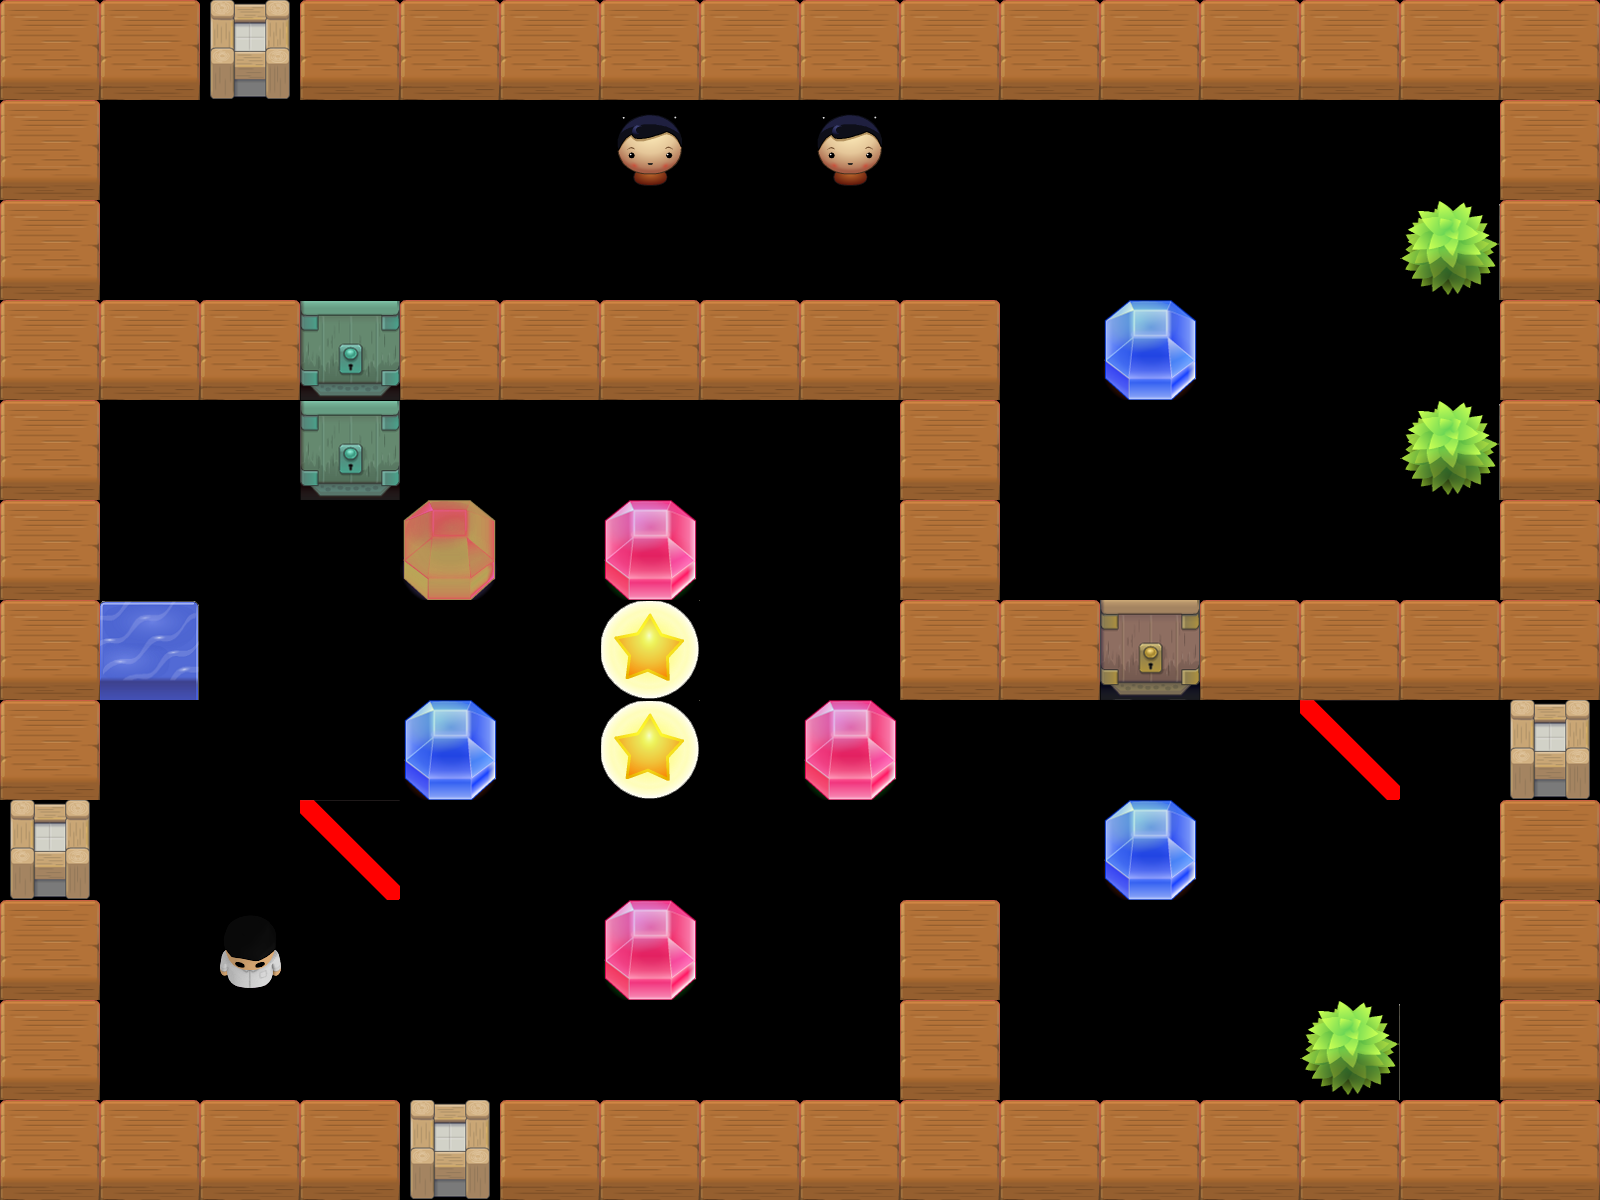

Below is a game level as drawn by its tile map, then a one-line description and the .tmx file that defines it, in full:
An orthogonal 16x12 tile map with 100x100 px tiles, 1 tile layer (Tile Layer 1).

<map version="1.0" orientation="orthogonal" width="16" height="12" tilewidth="100" tileheight="100">
 <properties>
  <property name="0, 3" value="1, 0" />
  <property name="13, 4" value="Inverse" />
  <property name="15, 4" value="-1, 0" />
  <property name="4, 0" value="0, 1" />
  <property name="6, 4" value="3, 7" />
  <property name="6, 5" value="3, 8" />
 </properties>
 <tileset firstgid="1" name="tileset" tilewidth="100" tileheight="100">
  <image source="../../Dev/tileset.png" width="500" height="500" />
 </tileset>
 <layer name="Tile Layer 1" width="16" height="12">
  <data encoding="csv">
21,21,16,21,21,21,21,21,21,21,21,21,21,21,21,21,
21,0,0,0,0,0,7,0,7,0,0,0,0,0,0,21,
21,0,0,0,0,0,0,0,0,0,0,0,0,0,8,21,
21,21,21,12,21,21,21,21,21,21,0,1,0,0,0,21,
21,0,0,12,0,0,0,0,0,21,0,0,0,0,8,21,
21,0,0,0,3,0,2,0,0,21,0,0,0,0,0,21,
21,9,0,0,0,0,13,0,0,21,21,11,21,21,21,21,
21,0,0,0,1,0,13,0,2,0,0,0,0,17,0,16,
16,0,0,17,0,0,0,0,0,0,0,1,0,0,0,21,
21,0,6,0,0,0,2,0,0,21,0,0,0,0,0,21,
21,0,0,0,0,0,0,0,0,21,0,0,0,8,0,21,
21,21,21,21,16,21,21,21,21,21,21,21,21,21,21,21
</data>
 </layer>
</map>